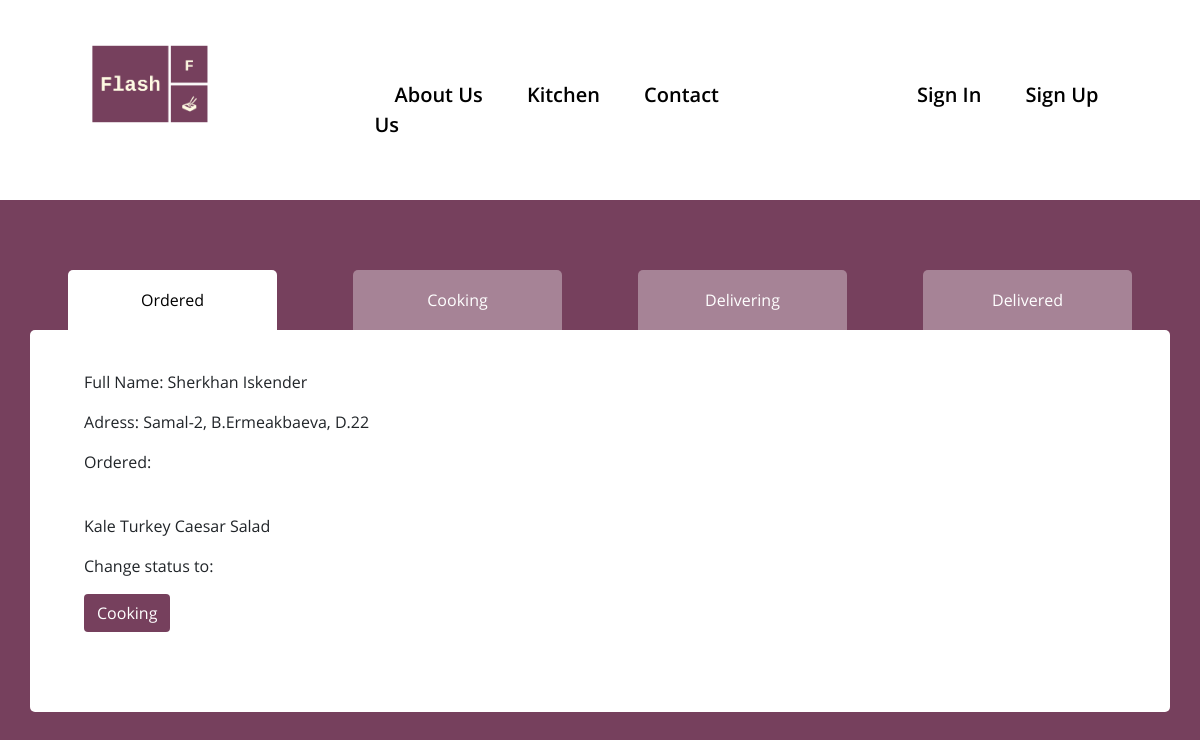
Page /php/admin_panel.php?order_status=Ordered on the committed database.
### tables this page shows
CREATE TABLE `orders` (
  `order_id` int(11) NOT NULL,
  `dish_id` int(11) NOT NULL,
  `user_id` int(11) NOT NULL,
  `status` varchar(50) DEFAULT NULL
);

CREATE TABLE `users` (
  `user_id` int(11) NOT NULL,
  `first_name` varchar(70) NOT NULL,
  `last_name` varchar(70) NOT NULL,
  `telephone` varchar(30) NOT NULL,
  `adress` varchar(255) NOT NULL,
  `email` varchar(70) NOT NULL,
  `password` text NOT NULL
);

CREATE TABLE `dish` (
  `dish_id` int(11) NOT NULL,
  `name` varchar(255) NOT NULL,
  `description` text NOT NULL,
  `price` int(11) NOT NULL,
  `typeOfDish_id` int(11) NOT NULL,
  `picture` text NOT NULL
);

### php/admin_panel.php (the view, shortened to what this page needs)
<?php
include 'query_server.php';
?>
<!DOCTYPE html>
<html lang="en">
<head>
	<link rel="stylesheet" href="../style/style.css">
	<link href="https://cdn.jsdelivr.net/npm/bootstrap@5.0.1/dist/css/bootstrap.min.css" rel="stylesheet"
>
</head>
<body style="background-color: #76405d;">
	<?php
		include 'header.php';
		$additional_class = array("", "", "", "");
		$order_status = $_GET['order_status'];
		if (strcmp($order_status, "Ordered") == 0) {
			$typeOfQuery = "Ordered";
			$additional_class[0] = "makeBright";
			$linkStatus = "Cooking";
		}
		elseif (strcmp($order_status, "Cooking") == 0) {
			$typeOfQuery = "Cooking";
			$additional_class[1] = "makeBright";
			$linkStatus = "Delivering";
		}
		elseif (strcmp($order_status, "Delivering") == 0) {
			$typeOfQuery = "Delivering";
			$additional_class[2] = "makeBright";
			$linkStatus = "Delivered";
		}
		elseif (strcmp($order_status, "Delivered") == 0) {
			$typeOfQuery = "Delivered";
			$additional_class[3] = "makeBright";
			$linkStatus = "Done";
		}
	?>
	<section class="information">
		<div class="container">
			<div class="row">
				<?php
					echo '<div class="col">
					<button onclick="window.location.href=\'' . "admin_panel.php?order_status=Ordered" . ' \'" id="changePageButton2" class="changePageButton ' . $additional_class[0] . ' ">Ordered</button>
					</div>
				<div class="col">
					<button onclick="window.location.href=\'' . "admin_panel.php?order_status=Cooking" . ' \'" id="changePageButton2" class="changePageButton ' . $additional_class[1] . ' ">Cooking</button>
				</div>
				<div class="col">
					<button onclick="window.location.href=\'' . "admin_panel.php?order_status=Delivering" . ' \'" id="changePageButton2" class="changePageButton ' . $additional_class[2] . ' ">Delivering</button>
				</div>
				<div class="col">
					<button onclick="window.location.href=\'' . "admin_panel.php?order_status=Delivered" . ' \'" id="changePageButton2" class="changePageButton ' . $additional_class[3] . ' ">Delivered</button>
				</div>';
				?>
			</div>
			<div class="row">
				<div class="col-lg-12 p-0">
					<div id="first_page" class="first_page">
						<div class="container-fluid">
							<div class="row">
								<?php
								$queryToGetOrders = "SELECT * FROM orders INNER JOIN dish ON orders.dish_id = dish.dish_id INNER JOIN users ON orders.user_id = users.user_id WHERE status = '$typeOfQuery'";
								$result = $connect->query($queryToGetOrders);
								while($row = $result->fetch_assoc()){
									$rows[] = $row;
								}
								for($i = 0; $i < count($rows); $i++){
									echo '<div class="col-lg-6">
									<p>Full Name: ' . $rows[$i]['first_name'] . ' ' . $rows[$i]['last_name'] . '</p>
									<p>Adress: ' . $rows[$i]['adress'] . '</p>
									<p>Ordered:</p>
									<img width="200px" src="' . $rows[$i]['picture'] . '" alt="">
									<p>' . $rows[$i]['name'] . '</p>
									<p style="width: 200px;">Change status to:</p><a style="background-color: #76405d;color: #fff;display: inline-block;margin-bottom: 40px;" class="btn"
									href="change_status.php?order_id=' . $rows[$i]['order_id'] . '&changeStatusTo=' . $linkStatus . '&user_id=' . $rows[$i]['user_id'] . '">' . $linkStatus .'</a>
									</div>';
								}
								?>
							</div>
						</div>
					</div>
				</div>
			</div>
		</div>
	</section>
</body>
</html>

### style/style.css (style rules this page uses)
* { font-family: Open Sans; }
.information { padding-top: 70px; padding-bottom: 70px; }
.changePageButton { border-top-left-radius: 5px; border-top-right-radius: 5px; width: 80%; margin: 0 auto; display: block; background-color: rgba(255,255,255,0.35); outline: none; border: none; color: #fff; height: 60px; }
.first_page { width: 100%; background-color: #fff; border-radius: 5px; padding-left: 30px; padding-right: 30px; padding-top: 40px; }
.first_page { padding-bottom: 40px; }
.makeBright { background-color: #fff !important; color: #000 !important; }

### rows in the picture
orders: user.first_name "Sherkhan", user.last_name "Iskender", user.adress "Samal-2, B.Ermeakbaeva, D.22", dish.name "Kale Turkey Caesar Salad"
